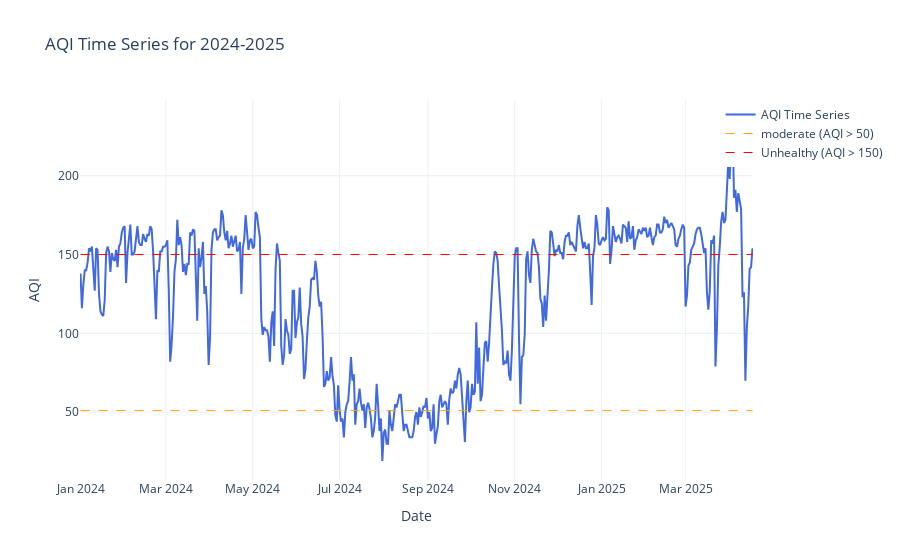

Notebook code cell kept with this figure:
### Code cell
data_2024 = pd.read_csv('../data/year_2020/Kathmandu_2024_2025.csv')

# Then pass the DataFrame to the function
aqi_2024 = plot_aqi_time_series(data_2024, '2024-2025')

### Figure 1 — Plotly figure (JSON) as saved in the notebook; plotly's stock layout.template omitted (floating-point values rounded to 4 significant figures; data arrays with more than 128 entries replaced by an {"elided": "..."} marker saying what was removed)
{"data": [{"line": {"color": "royalblue", "width": 2}, "mode": "lines", "name": "AQI Time Series", "type": "scatter", "x": {"elided": "473 str values"}, "y": {"elided": "473 int values"}}, {"line": {"color": "orange", "dash": "dash", "width": 1}, "mode": "lines", "name": "moderate (AQI > 50)", "type": "scatter", "x": [null], "y": [null]}, {"line": {"color": "red", "dash": "dash", "width": 1}, "mode": "lines", "name": "Unhealthy (AQI > 150)", "type": "scatter", "x": [null], "y": [null]}], "layout": {"legend": {"orientation": "v", "x": 1.2, "xanchor": "right", "y": 1, "yanchor": "top"}, "shapes": [{"line": {"color": "orange", "dash": "dash", "width": 1}, "type": "line", "x0": "2024-01-01T00:00:00", "x1": "2025-04-17T00:00:00", "y0": 51, "y1": 51}, {"line": {"color": "red", "dash": "dash", "width": 1}, "type": "line", "x0": "2024-01-01T00:00:00", "x1": "2025-04-17T00:00:00", "y0": 150, "y1": 150}], "title": {"text": "AQI Time Series for 2024-2025"}, "xaxis": {"title": {"text": "Date"}}, "yaxis": {"title": {"text": "AQI"}}}}
